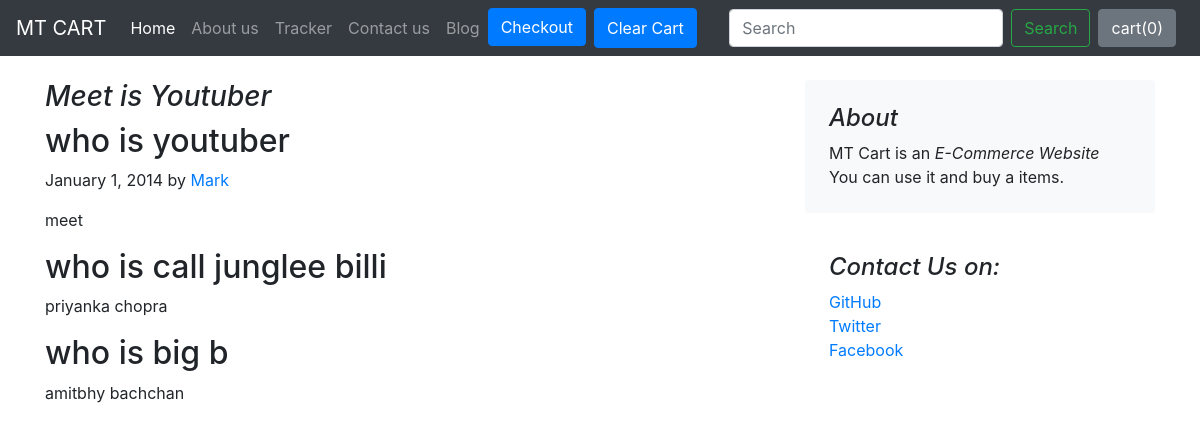
The page /blog/blogpost/1 on the database its author committed.
### blog/models.py (models this page shows)
class Blogpost(models.Model):
    post_id = models.AutoField(primary_key=True)
    title  = models.CharField(max_length=50)
    head0= models.CharField(max_length=500, default='')
    chead0= models.CharField(max_length=5000, default='')
    head1 = models.CharField(max_length=500,default='')
    chead1 = models.CharField(max_length=5000,default='')
    head2= models.CharField(max_length=500, default='')
    chead2= models.CharField(max_length=5000, default='')
    pub_date = models.DateField()
    thumbnail = models.ImageField(upload_to='shop/images',default='')
    def __str__(self):
        return self.title

### blog/views.py (the view)
# urls.py: path('blogpost/<int:id>',views.blogpost, name='blogpost')
def blogpost(request,id):
    post = Blogpost.objects.filter(post_id = id)[0]
    print(post)
    return render(request,'blog/blogpost.html',{'post':post})

### blog/templates/blog/blogpost.html (shortened to what this page needs)
{% extends 'blog/basic.html' %}
{% block body %}
<div class="container">
<div class="row mt-4">
        <div class="col-md-8 blog-main">
          <h3 class="font-italic">
            {{post.title}}
          </h3>
          <div class="blog-post">
            <h2 class="blog-post-title">{{post.head0}}</h2>
            <p class="blog-post-meta">January 1, 2014 by <a href="#">Mark</a></p>
            <p> {{post.chead0}}</p>
            <h2> {{post.head1}}</h2>
            <p> {{post.chead1}} </p>
            <h2>{{post.head2}}</h2>
            <p>{{post.chead2}}</p>
          </div>
        </div>
        <aside class="col-md-4 blog-sidebar">
          <div class="p-4 mb-3 bg-light rounded">
            <h4 class="font-italic">About</h4>
            <p class="mb-0">MT Cart is an <em>E-Commerce Website</em> You can use it and buy a items.</p>
          </div>
          <div class="p-4">
            <h4 class="font-italic">Contact Us on:</h4>
            <ol class="list-unstyled">
              <li><a href="#">GitHub</a></li>
              <li><a href="https://twitter.com/PatelMeet56">Twitter</a></li>
              <li><a href="#">Facebook</a></li>
            </ol>
          </div>
        </aside>
      </div>
    </div>
{% endblock %}

### rows shown on the page
Blogpost: title "Meet is Youtuber", head0 "who is youtuber", chead0 "meet", head1 "who is call junglee billi", chead1 "priyanka chopra", head2 "who is big b", chead2 "amitbhy bachchan"
